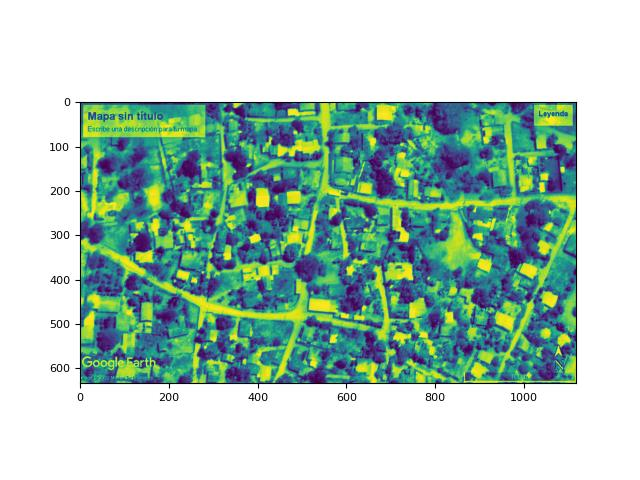
#> input picture Images/Figure_1.jpeg, 640 x 480 px, found by its file name
$ python Edge_Operator.py
#> lines starting #> are read from the running program, lines starting #| are printed output that depends on the picture
import numpy as np
import matplotlib.pyplot as plt
from skimage import io
from skimage import filters
from skimage.data import camera
from skimage.util import compare_images


image = io.imread('Images/Figure_1.jpeg', as_gray=True)
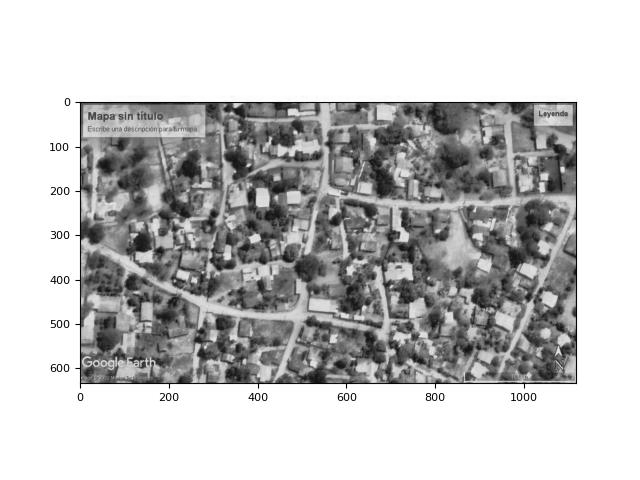
#> image: shape (480, 640) float64; min 0, max 1, mean 0.762
edge_roberts = filters.roberts(image)
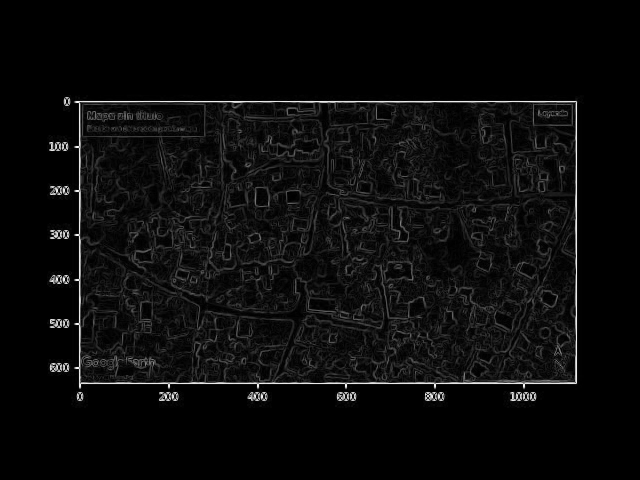
#> edge_roberts: shape (480, 640) float64; min 0, max 0.996, mean 0.045
edge_sobel = filters.sobel(image)
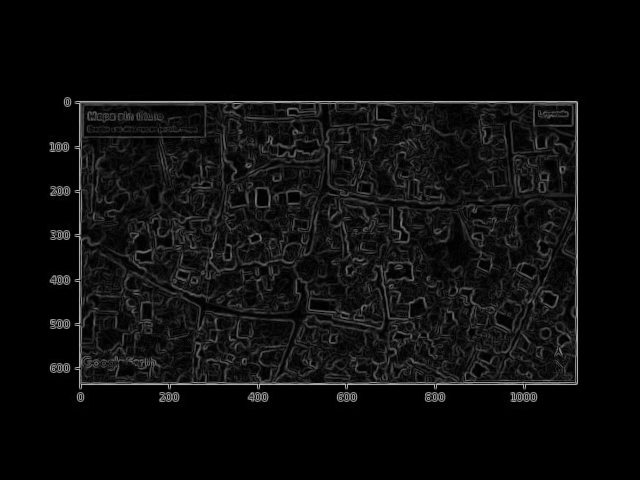
#> edge_sobel: shape (480, 640) float64; min 0, max 0.719, mean 0.0512

fig, axes = plt.subplots(ncols=2, sharex=True, sharey=True,
                         figsize=(8, 4))

axes[0].imshow(edge_roberts, cmap=plt.cm.gray)
axes[0].set_title('Roberts Edge Detection')

axes[1].imshow(edge_sobel, cmap=plt.cm.gray)
axes[1].set_title('Sobel Edge Detection')

for ax in axes:
    ax.axis('off')

plt.tight_layout()
plt.show()
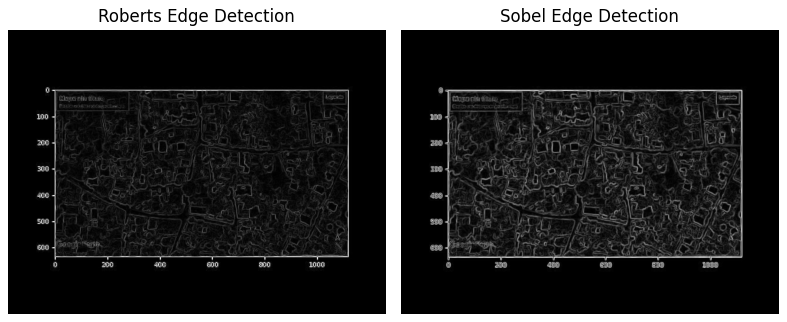
#> figure drawn by matplotlib, 2 panels
